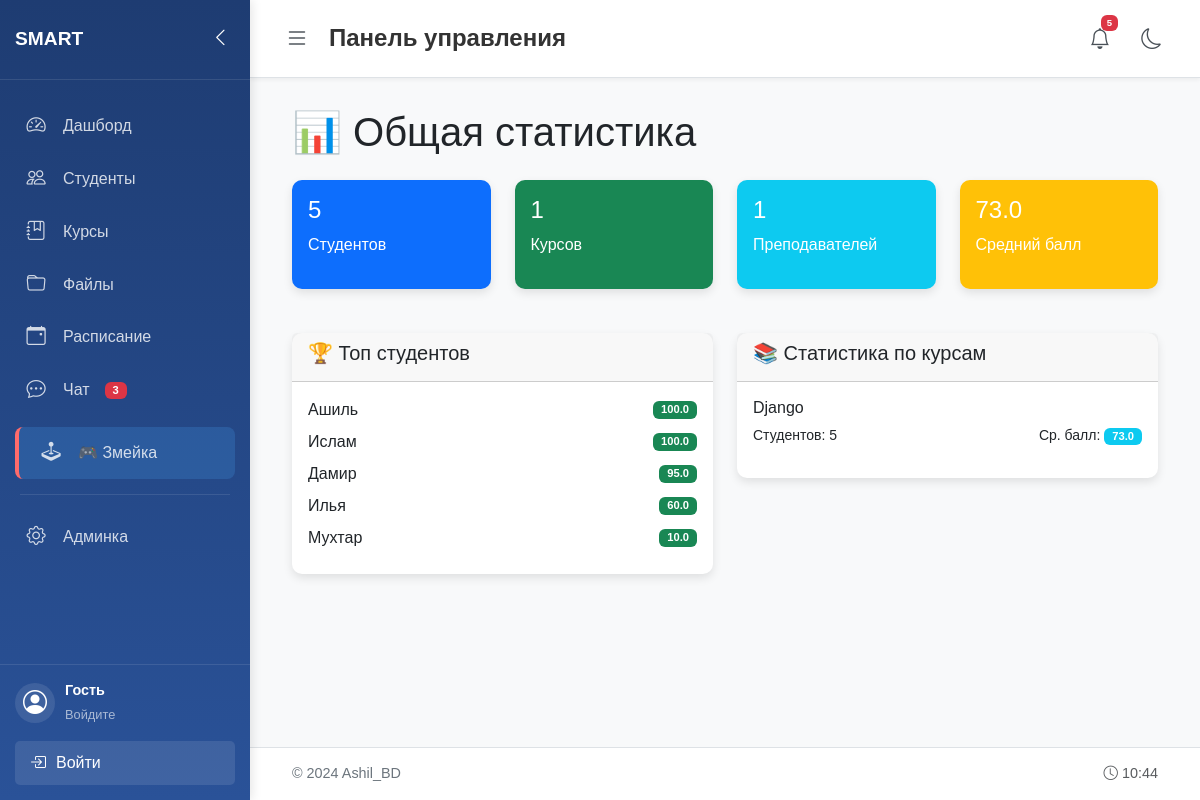
The page / on the database its author committed.
### students/models.py (models this page shows, shortened)
class Student(models.Model):
    name = models.CharField(max_length=100)
    age = models.IntegerField()
    email = models.EmailField()
    photo = models.ImageField(upload_to='student_photos/', blank=True, null=True)

class Course(models.Model):
    title = models.CharField(max_length=150)
    code = models.CharField(max_length=20, blank=True)
    description = models.TextField(blank=True)
    teacher = models.ForeignKey(Teacher, on_delete=models.SET_NULL, null=True, blank=True)
    duration = models.PositiveIntegerField(help_text='Длительность в часах', default=0)
    created_at = models.DateTimeField(auto_now_add=True)
    def get_avg_color(self):
        avg = self.avg_grade  # это поле создается аннотацией в views.py
        if avg is None:
            return 'secondary'
        elif avg >= 90:
            return 'success'
        elif avg >= 70:
            return 'info'
        elif avg >= 50:
            return 'warning'
        else:
            return 'danger'

### students/views.py (the view)
# urls.py: path('', views.dashboard, name='dashboard'),
def dashboard(request):
    total_students = Student.objects.count()
    total_courses = Course.objects.count()
    total_teachers = Teacher.objects.count()
    grades = Grade.objects.filter(score__isnull=False)
    avg_score = grades.aggregate(avg=models.Avg('score'))['avg'] or 0
    top_students = Student.objects.annotate(
        avg_grade=models.Avg('enrollments__grade__score')
    ).filter(avg_grade__isnull=False).order_by('-avg_grade')[:5]
    courses_stats = Course.objects.annotate(
        student_count=models.Count('enrollments'),
        avg_grade=models.Avg('enrollments__grade__score')
    )
    context = {
        'total_students': total_students,
        'total_courses': total_courses,
        'total_teachers': total_teachers,
        'avg_score': round(float(avg_score), 2),
        'top_students': top_students,
        'courses_stats': courses_stats,
    }
    return render(request, 'students/dashboard.html', context)

### students/templates/students/dashboard.html (shortened to what this page needs)
{% extends 'students/base.html' %}
{% block content %}
<div class="container-fluid">
    <h1 class="mb-4">📊 Общая статистика</h1>
    <div class="row mb-4">
        <div class="col-md-3">
            <div class="card text-white bg-primary">
                <div class="card-body">
                    <h4>{{ total_students }}</h4>
                    <p>Студентов</p>
                </div>
            </div>
        </div>
        <div class="col-md-3">
            <div class="card text-white bg-success">
                <div class="card-body">
                    <h4>{{ total_courses }}</h4>
                    <p>Курсов</p>
                </div>
            </div>
        </div>
        <div class="col-md-3">
            <div class="card text-white bg-info">
                <div class="card-body">
                    <h4>{{ total_teachers }}</h4>
                    <p>Преподавателей</p>
                </div>
            </div>
        </div>
        <div class="col-md-3">
            <div class="card text-white bg-warning">
                <div class="card-body">
                    <h4>{{ avg_score }}</h4>
                    <p>Средний балл</p>
                </div>
            </div>
        </div>
    </div>
    <div class="row">
        <div class="col-md-6">
            <div class="card">
                <div class="card-header">
                    <h5>🏆 Топ студентов</h5>
                </div>
                <div class="card-body">
                    {% for student in top_students %}
                    <div class="d-flex justify-content-between align-items-center mb-2">
                        <span>{{ student.name }}</span>
                        <span class="badge bg-success">{{ student.avg_grade|floatformat:1 }}</span>
                    </div>
                    {% empty %}
                    <p>Нет данных об оценках</p>
                    {% endfor %}
                </div>
            </div>
        </div>
        <div class="col-md-6">
            <div class="card">
                <div class="card-header">
                    <h5>📚 Статистика по курсам</h5>
                </div>
                <div class="card-body">
                    {% for course in courses_stats %}
                    <div class="mb-3">
                        <h6>{{ course.title }}</h6>
                        <div class="d-flex justify-content-between">
                            <small>Студентов: {{ course.student_count }}</small>
                            <small>Ср. балл:
                                {% if course.avg_grade %}
                                <span class="badge bg-{{ course.get_avg_color }}">{{ course.avg_grade|floatformat:1 }}</span>
                                {% else %}-{% endif %}
                            </small>
                        </div>
                    </div>
                    {% endfor %}
                </div>
            </div>
        </div>
    </div>
</div>
{% endblock %}

### students/static/students/style.css (style rules this page uses)
body { background-color: #f8f9fa; font-family: Arial, sans-serif; margin: 0; padding: 0; overflow-x: hidden; }
.card { box-shadow: 0 4px 10px rgba(0, 0, 0, 0.1); border-radius: 10px; border: none; margin-bottom: 20px; }
.badge { font-size: 0.7rem; padding: 3px 8px; }

### rows shown on the page
Student: name "Ашиль", avg_grade "100.0"
Student: name "Ислам", avg_grade "100.0"
Student: name "Дамир", avg_grade "95.0"
Student: name "Илья", avg_grade "60.0"
Student: name "Мухтар", avg_grade "10.0"
Course: title "Django", student_count "5", avg_grade "73.0"

### other values the page prints
{{ total_students }} "5"
{{ total_courses }} "1"
{{ total_teachers }} "1"
{{ avg_score }} "73.0"
